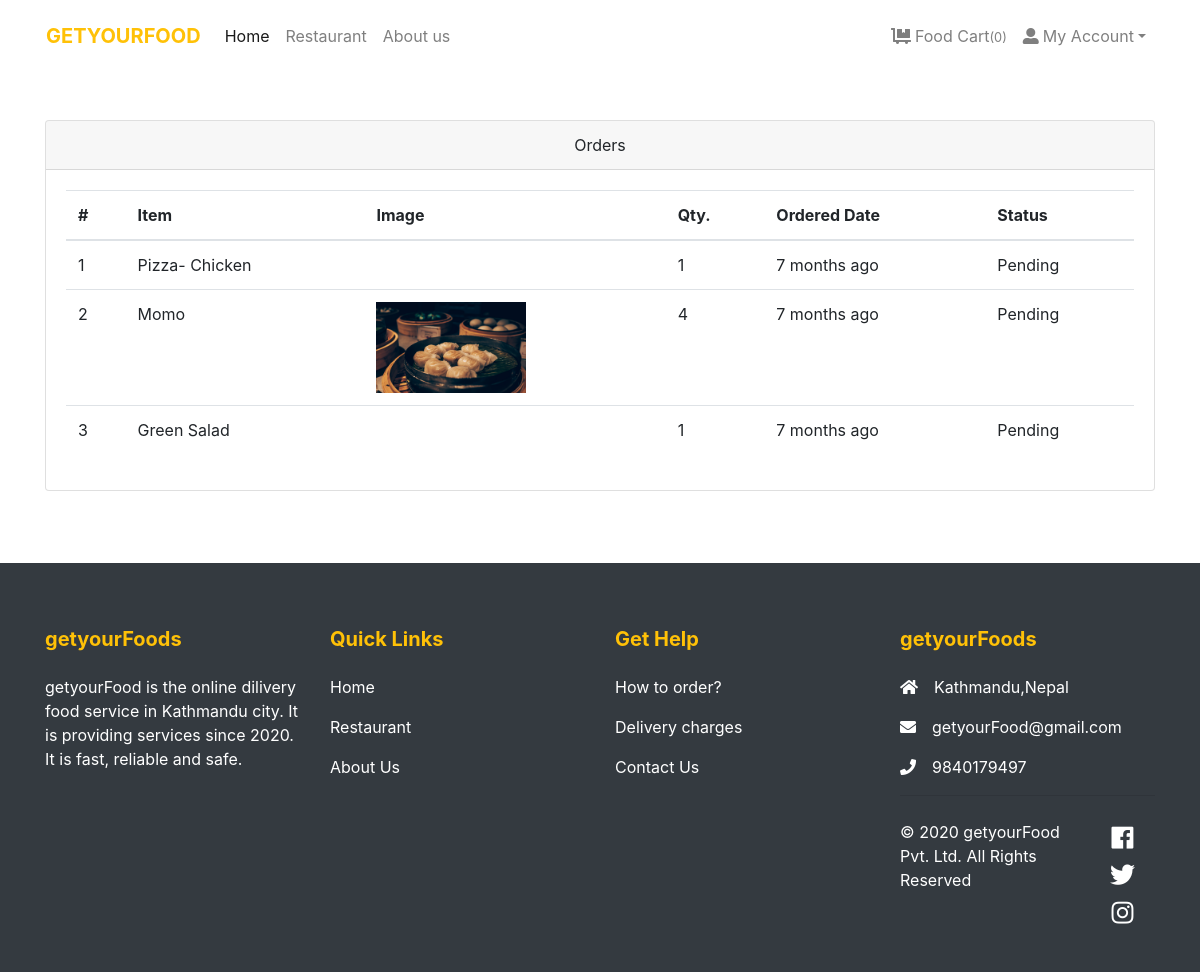
/orders/ (signed in), run on the app's committed database.
### store/models.py (models this page shows, shortened)
class Order(models.Model):
    user = models.ForeignKey(User, verbose_name="User", on_delete=models.CASCADE)
    address = models.ForeignKey(Address, verbose_name="Shipping Address", on_delete=models.CASCADE)
    product = models.ForeignKey(Product, verbose_name="Product", on_delete=models.CASCADE)
    quantity = models.PositiveIntegerField(verbose_name="Quantity")
    ordered_date = models.DateTimeField(auto_now_add=True, verbose_name="Ordered Date")
    status = models.CharField(
        choices=STATUS_CHOICES,
        max_length=50,
        default="Pending"
        )

class Product(models.Model):
    title = models.CharField(max_length=150, verbose_name="Product Title")
    slug = models.SlugField(max_length=160, verbose_name="Product Slug")
    product_image = models.ImageField(upload_to='product', blank=True, null=True, verbose_name="Product Image")
    price = models.DecimalField(max_digits=8, decimal_places=2)
    category = models.ForeignKey(Category, verbose_name="Product Categoy", on_delete=models.CASCADE)
    is_active = models.BooleanField(verbose_name="Is Active?")
    is_featured = models.BooleanField(verbose_name="Is Featured?")
    created_at = models.DateTimeField(auto_now_add=True, verbose_name="Created Date")
    updated_at = models.DateTimeField(auto_now=True, verbose_name="Updated Date")
    class Meta:
        verbose_name_plural = 'Products'
        ordering = ('-created_at', )

### store/views.py (the view)
# urls.py: path('orders/', views.orders, name="orders"),
@login_required
def orders(request):
    all_orders = Order.objects.filter(user=request.user).order_by('-ordered_date')
    return render(request, 'store/orders.html', {'orders': all_orders})

### store/context_preprocessors.py (called while the page is built)
def store_menu(request):
    categories = Category.objects.filter(is_active=True)
    context = {
        'categories_menu': categories,
    }
    return context

def cart_menu(request):
    if request.user.is_authenticated:
        cart_items= Cart.objects.filter(user=request.user)
        context = {
            'cart_items': cart_items,
        }
    else:
        context = {}
    return context

### templates/store/orders.html (shortened to what this page needs)
{% extends 'base.html' %}
{% load static %}
{% load humanize %}
    {% block content %}
      <div class="container py-5">
        <div class="row">
          <div class="col-lg-12">
            <div class="card mb-4" id="tables">
              <div class="card-header text-center">Orders</div>
              <div class="card-body">
                <table class="table table-hover">
                  <thead>
                    <tr>
                      <th>#</th>
                      <th>Item</th>
                      <th>Image</th>
                      <th>Qty.</th>
                      <th>Ordered Date</th>
                      <th>Status</th>
                    </tr>
                  </thead>
                  <tbody>
                    {% if orders %}
                    {% for order in orders %}
                    <tr>
                      <td>{{forloop.counter}}</td>
                      <td>{{order.product.title}}</td>
                      <td>
                        {% if order.product.product_image %}
                          <img src="{{order.product.product_image.url}}" alt="{{order.product.product_ttile}}" style="width:150px;">
                        {% endif %}
                      </td>
                      <td>{{order.quantity}}</td>
                      <td>{{order.ordered_date|naturaltime}}</td>
                      <td>
                        {{order.status}}
                      </td>
                    </tr>
                    {% endfor %}
                    {% endif %}
                  </tbody>
                </table>
              </div>
            </div>
          </div>
        </div>
      </div>
{% endblock content %}

### templates/base.html (shortened to what this page needs)
{% load static %}
<!DOCTYPE html>
<html>
  <head>
    <link rel="stylesheet" href="{% static 'vendor/bootstrap/css/bootstrap.min.css' %}">
    <link rel="stylesheet" href="{% static 'vendor/bootstrap-select/css/bootstrap-select.min.css' %}">
    <link rel="stylesheet" href="{% static 'css/custom.css' %}">
  </head>
  <body>
    <div class="page-holder">
      {% include 'navbar.html' %}
      {% block content %}
      {% endblock content %}
      {% include 'footer.html' %}
      {% include 'scripts.html' %}

### templates/navbar.html (shortened to what this page needs)
{% load static %}
      <header class="header bg-white">
        <div class="container px-0 px-lg-3">
          <nav class="navbar navbar-expand-lg navbar-light py-3 px-lg-0"><a class="navbar-brand" href="{% url 'store:home' %}"><span class="font-weight-bold text-uppercase text-warning">GetyourFood</span></a>
            <div class="collapse navbar-collapse" id="navbarSupportedContent">
              <ul class="navbar-nav mr-auto">
                <li class="nav-item">
                  <a class="nav-link active" href="{% url 'store:home' %}">Home</a>
                </li>
                <li class="nav-item">
                  <a class="nav-link" href="{% url 'store:all-categories' %}">Restaurant</a>
                </li>
                <li class="nav-item">
                  <a class="nav-link" href="{% url 'store:about' %}">About us</a>
                </li>
              </ul>
              <ul class="navbar-nav ml-auto">
                {% if request.user.is_authenticated %}
                  <li class="nav-item"><a class="nav-link" href="{% url 'store:cart' %}"> <i class="fas fa-dolly-flatbed mr-1 text-gray"></i>Food Cart<small class="text-gray">({{cart_items.count}})</small></a></li>
                  <li class="nav-item dropdown"><a class="nav-link dropdown-toggle" id="pagesDropdown" href="#" data-toggle="dropdown" aria-haspopup="true" aria-expanded="false"><i class="fas fa-user-alt mr-1 text-gray"></i>My Account</a></a>
                </li>
                {% else %}
                  <li class="nav-item"><a class="nav-link" href="{% url 'store:login' %}">Login</a></li>
                  <li class="nav-item"><a class="nav-link" href="{% url 'store:register' %}">Create Account</a></li>
                {% endif %}
              </ul>
            </div>
          </nav>
        </div>
      </header>

### templates/footer.html
 <footer class="bg-dark text-white pt-5 pb-4">
  <div class="container text-center text-md-left">
    <div class="row text-center text-md-left">
      <div class="col-md-4 col-lg-3 col-xl-3 mx-auto mt-3">
        <h5 class=" mb-4 font-weight-bold text-warning">
          getyourFoods
        </h5>
        <p>
        getyourFood is the online dilivery food service in Kathmandu city.
        It is providing services since 2020. It is fast, reliable and safe.
        </p>
      </div>
      <div class="col-md-4 col-lg-3 col-xl-3 mt-3">
        <h5 class=" mb-4 font-weight-bold text-warning">
          Quick Links
        </h5>
        <p>
          <a href="/" class="text-white" style="text-decoration:none;">Home</a>
        </p>
        <p>
          <a href="/restaurants" class="text-white" style="text-decoration:none;">Restaurant</a>
        </p>
        <p>
          <a href="/aboutus" class="text-white" style="text-decoration:none;">About Us</a>
        </p>
      </div>
      <div class="col-md-4 col-lg-3 col-xl-3 mt-3">
        <h5 class=" mb-4 font-weight-bold text-warning">
         Get Help
        </h5>
        <p>
          <a href="/howtoorder" class="text-white" style="text-decoration:none;"> How to order?</a>
        </p>
        <p>
          <a href="/delivery" class="text-white" style="text-decoration:none;">Delivery charges</a>
        </p>
        <p>
          <a href="/contact" class="text-white" style="text-decoration:none;">Contact Us</a>
        </p>
      </div>
      <div class="col-md-4 col-lg-3 col-xl-3 mt-3">
        <h5 class=" mb-4 font-weight-bold text-warning">
          getyourFoods
        </h5>
        <p>
          <i class="fas fa-home mr-3"></i>Kathmandu,Nepal
        </p>
        <p>
          <i class="fas fa-envelope mr-3"></i>getyourFood@gmail.com
        </p>
        <p>
          <i class="fas fa-phone mr-3"></i>9840179497
        </p>
        <hr class="mb-4">
        <div class="row align-itms-center">
          <div class="col-md-7 col-lg-8">
            <p>© 2020 getyourFood Pvt. Ltd. All Rights Reserved </p>
          </div>
          <div class="col-md-5 col-lg-4">
            <div class="text-center text-md-5-right">
              <ul class="list-unstlyed list-inline">
                <li class="list-unstyled list-inline">
                  <a href="" class="btn-floating btn-sm text-white" style="font-size:25px;"><i class="fab fa-facebook"></i></a>
                </li>
                <li class="list-unstyled list-inline">
                  <a href="" class="btn-floating btn-sm text-white" style="font-size:25px;"><i class="fab fa-twitter"></i></a>
                </li>  <li class="list-unstyled list-inline">
                  <a href="" class="btn-floating btn-sm text-white" style="font-size:25px;"><i class="fab fa-instagram"></i></a>
                </li>
              </ul>
            </div>
          </div>
        </div>
      </div>
    </div>
  </div>
</footer>

### templates/scripts.html (shortened to what this page needs)
{% load static %}
      <link rel="stylesheet" href="https://use.fontawesome.com/releases/v5.7.1/css/all.css">
    </div>
  </body>
</html>

### data on the page
Order: product "Pizza- Chicken", quantity "1", ordered_date "7 months ago", status "Pending"
Order: product "Momo", product.product_image (picture), quantity "4", ordered_date "7 months ago", status "Pending"
Order: product "Green Salad", quantity "1", ordered_date "7 months ago", status "Pending"

### other printed values
{{ cart_items.count }} "0"
